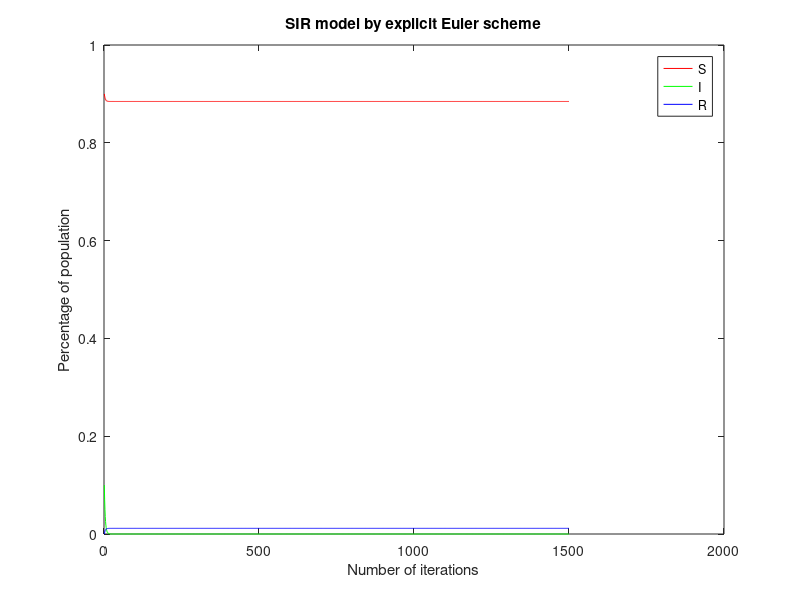

The MATLAB source for this figure:
%% Exercise A1

% assign values to constants
h = 0.1;
N = 1500;
r = 1/2;
a = 1/3;

% create zero matrix to store values
S = zeros(1,1500);
I = zeros(1,1500);
R = zeros(1,1500);

% initialise values for I(0), S(0), and R(0)
I(1) = 1e-1; 
S(1) = 1 - I(1);
R(1) = 0;

for n = 1:N-1
    S(n+1) = S(n) - r * S(n) * I(n) * h;
    I(n+1) = r * S(n) * I(n) * h - a * I(n) + I(n);
    R(n+1) = a * I(n) * h + R(n);
end

plot(S,'r');
hold on 
plot(I,'g');
hold on
plot(R,'b');
title('SIR model by explicit Euler scheme');
legend('S','I','R');
xlabel('Number of iterations');
ylabel('Percentage of population');

%for n = 1:N
%    if n == N && S(n)+I(n)+R(n) == 1
%        disp('S+I+R=1 for all n')
%    elseif S(n)+I(n)+R(n) == 1
%        break
%    else 
%        disp('error: S+I+R is not equal to 1')
%    end
%end

